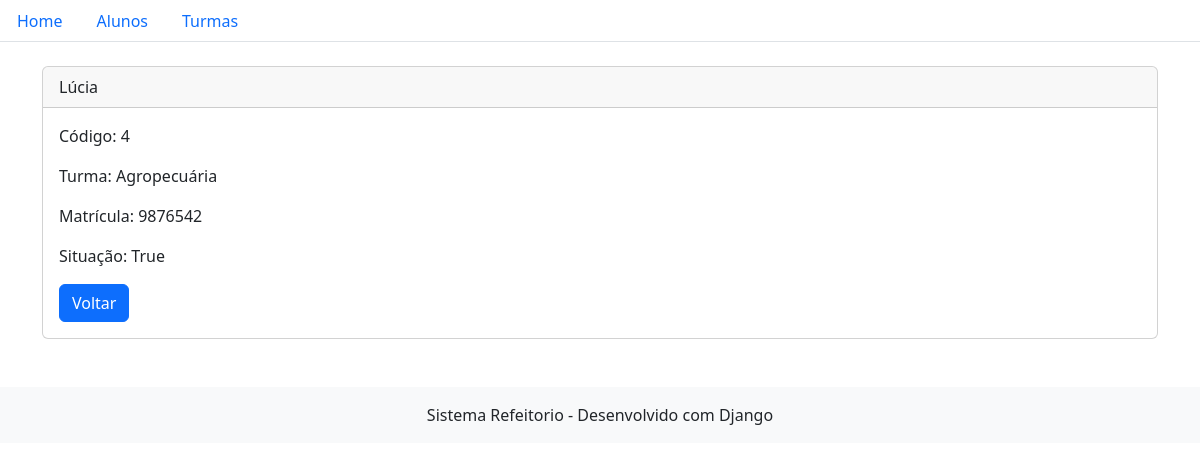
Page /aluno/detalhar/4/ on the committed database.
### refeitorio/models.py (models this page shows, shortened)
class Aluno(models.Model):
    nome_aluno = models.CharField(max_length=255)
    turma = models.ForeignKey(
        Turma,
        on_delete=models.PROTECT,
        related_name='alunos'
    )
    matricula = models.CharField(max_length=20, unique=True)
    situacao = models.BooleanField(True)

class Turma(models.Model):
    turma = models.CharField(max_length=100, unique=True)
    dia_semana = models.CharField(max_length=14)
    turno = models.CharField(max_length=20)
    def __str__(self):
        return self.turma

### refeitorio/views.py (the view)
# urls.py: path('aluno/detalhar/<int:pk>/', views.AlunoDetailView.as_view(), name='aluno_detail'),
class AlunoDetailView(DetailView):
    model = Aluno
    template_name = 'refeitorio/aluno_detail.html'

### refeitorio/templates/refeitorio/aluno_detail.html
{% extends "refeitorio/base.html" %}
{% block conteudo %}
<div class="post-entry">
    <div class="card">
        <div class="card-header">
            {{ aluno.nome_aluno }}
        </div>
        <div class="card-body">
            <p>Código: {{ aluno.pk }}</p>
            <p>Turma: {{ aluno.turma }}</p>
            <p>Matrícula: {{ aluno.matricula }}</p>
            <p>Situação: {{ aluno.situacao }}</p>
            <a href="{% url 'aluno_list' %}" class="btn btn-primary">
                Voltar
            </a>
        </div>
    </div>
</div>
{% endblock %}

### rows in the picture
Aluno: nome_aluno "Lúcia", pk "4", turma "Agropecuária", matricula "9876542", situacao "True"
